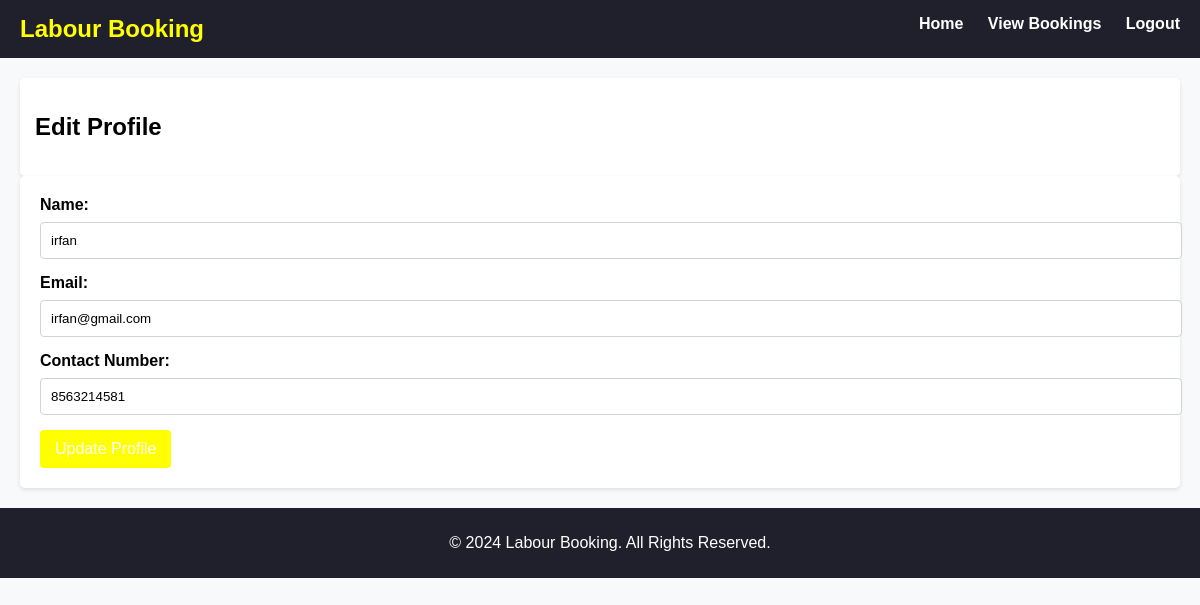
Page /userprofile.php (signed in) on the committed database.
### tables this page shows
CREATE TABLE `users` (
  `Name` varchar(30) NOT NULL,
  `phone_no` varchar(15) NOT NULL,
  `email_id` varchar(30) NOT NULL,
  `username` varchar(30) NOT NULL,
  `password` varchar(10) NOT NULL,
  `usid` int(11) NOT NULL
);

### userprofile.php (the view, shortened to what this page needs)
<?php
$conn = mysqli_connect("localhost", "root", "", "labour_booking");
$user_id = $_SESSION['user_id'];
$sql = "SELECT * FROM users WHERE usid = $user_id";
$result = mysqli_query($conn, $sql);
$user = mysqli_fetch_assoc($result);
?>
<!DOCTYPE html>
<html lang="en">
<head>
    <link rel="stylesheet" href="userprofile.css">
</head>
<body>
    <nav>
        <div class="sappy">
            <h1>Labour Booking</h1>
            <div class="hi">
                <a href="userhome.php" class="hello">Home</a>
                <a href="view_bookings.php" class="hello">View Bookings</a>
                <a href="logout.php" class="hello">Logout</a>
            </div>
        </div>
    </nav>
    <main class="main-content">
        <header class="header">
            <h2>Edit Profile</h2>
        </header>
        <form action="" method="POST">
            <label for="name">Name:</label>
            <input type="text" name="name" id="name" value="<?php echo htmlspecialchars($user['Name']); ?>" required>
            <label for="email">Email:</label>
            <input type="email" name="email" id="email" value="<?php echo htmlspecialchars($user['email_id']); ?>" required>
            <label for="phone">Contact Number:</label>
            <input type="tel" name="phone" id="phone" value="<?php echo htmlspecialchars($user['phone_no']); ?>" required>
            <button type="submit">Update Profile</button>
        </form>
    </main>
    <footer>
        <p>&copy; 2024 Labour Booking. All Rights Reserved.</p>
    </footer>
</body>
</html>

### userprofile.css (style rules this page uses)
body { font-family: Arial, sans-serif; background-color: #f8f9fa; margin: 0; padding: 0; }
nav { background-color: rgb(32, 32, 44); color: white; padding: 15px 20px; }
.sappy h1 { margin: 0; display: inline; }
.hi { float: right; }
.hi a { color: white; text-decoration: none; margin-left: 20px; font-weight: bold; }
.main-content { padding: 20px; }
.header { background-color: #ffffff; padding: 15px; border-radius: 5px; box-shadow: 0 2px 4px rgba(0, 0, 0, 0.1); }
form { background-color: #ffffff; padding: 20px; border-radius: 5px; box-shadow: 0 2px 4px rgba(0, 0, 0, 0.1); }
label { display: block; margin-bottom: 8px; font-weight: bold; }
input[type="text"], input[type="email"], input[type="tel"] { width: 100%; padding: 10px; margin-bottom: 15px; border: 1px solid #ced4da; border-radius: 4px; }
button { background-color: yellow; color: white; padding: 10px 15px; border: none; border-radius: 4px; cursor: pointer; font-size: 16px; }
footer { text-align: center; padding: 10px; background-color: rgb(32, 32, 44); color: white; position: relative; bottom: 0; width: 100%; }
h1 { color: yellow; }

### rows in the picture
users: name "irfan", email "irfan@gmail.com", phone "8563214581"
